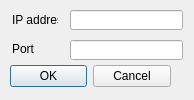
<?xml version="1.0" encoding="UTF-8"?>
<ui version="4.0">
 <class>Dialog</class>
 <widget class="QDialog" name="Dialog">
  <property name="geometry">
   <rect>
    <x>0</x>
    <y>0</y>
    <width>194</width>
    <height>100</height>
   </rect>
  </property>
  <property name="windowTitle">
   <string>Dialog</string>
  </property>
  <widget class="QDialogButtonBox" name="buttonBox">
   <property name="geometry">
    <rect>
     <x>10</x>
     <y>60</y>
     <width>161</width>
     <height>32</height>
    </rect>
   </property>
   <property name="orientation">
    <enum>Qt::Horizontal</enum>
   </property>
   <property name="standardButtons">
    <set>QDialogButtonBox::Cancel|QDialogButtonBox::Ok</set>
   </property>
  </widget>
  <widget class="QLabel" name="IP_label">
   <property name="geometry">
    <rect>
     <x>12</x>
     <y>13</y>
     <width>46</width>
     <height>13</height>
    </rect>
   </property>
   <property name="text">
    <string>IP address</string>
   </property>
  </widget>
  <widget class="QLineEdit" name="lineEdit_2">
   <property name="geometry">
    <rect>
     <x>70</x>
     <y>40</y>
     <width>113</width>
     <height>20</height>
    </rect>
   </property>
  </widget>
  <widget class="QLabel" name="Port_label">
   <property name="geometry">
    <rect>
     <x>12</x>
     <y>42</y>
     <width>46</width>
     <height>13</height>
    </rect>
   </property>
   <property name="text">
    <string>Port</string>
   </property>
  </widget>
  <widget class="QLineEdit" name="lineEdit">
   <property name="geometry">
    <rect>
     <x>70</x>
     <y>10</y>
     <width>113</width>
     <height>20</height>
    </rect>
   </property>
  </widget>
 </widget>
 <resources/>
 <connections>
  <connection>
   <sender>buttonBox</sender>
   <signal>accepted()</signal>
   <receiver>Dialog</receiver>
   <slot>accept()</slot>
   <hints>
    <hint type="sourcelabel">
     <x>248</x>
     <y>254</y>
    </hint>
    <hint type="destinationlabel">
     <x>157</x>
     <y>274</y>
    </hint>
   </hints>
  </connection>
  <connection>
   <sender>buttonBox</sender>
   <signal>rejected()</signal>
   <receiver>Dialog</receiver>
   <slot>reject()</slot>
   <hints>
    <hint type="sourcelabel">
     <x>316</x>
     <y>260</y>
    </hint>
    <hint type="destinationlabel">
     <x>286</x>
     <y>274</y>
    </hint>
   </hints>
  </connection>
 </connections>
</ui>
